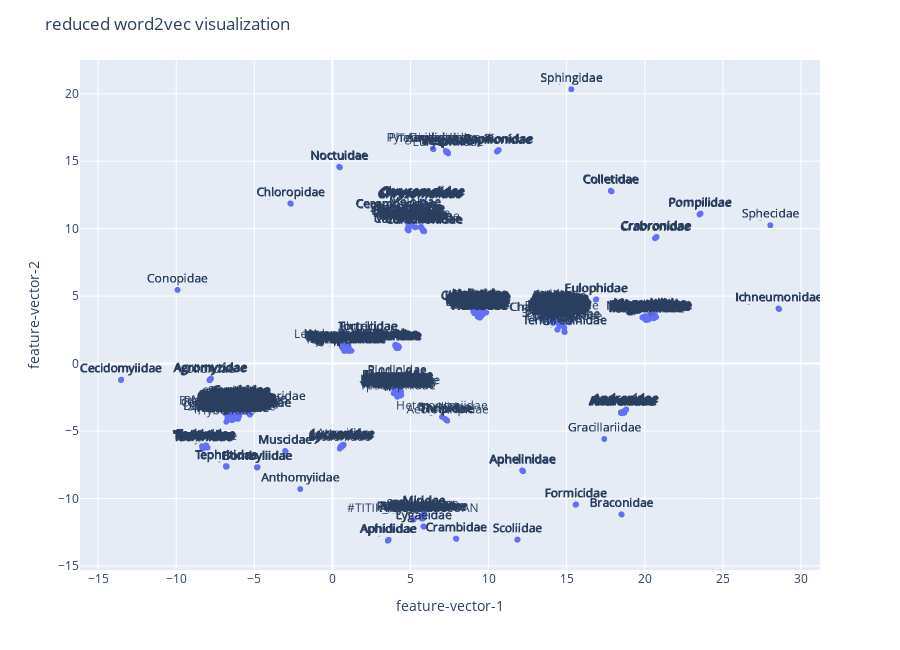

This figure's notebook cell:
### Code cell
# visualisasi

# Reduce the dimensions of entity embeddings to represent them in a 2D plane.
X= UMAP().fit_transform(embeddings)
df_umap=pd.DataFrame(X,columns=['feature-vector-1','feature-vector-2'])


text=[]
labels=[]
for x in transformer._entities:
    if(x!="http://pyRDF2Vec#SERANGGA_ACUAN"):
        text.append(gnx.nodes[x.split("#")[-1]]['famili'].split('_')[-1])
        labels.append(gnx.nodes[x.split("#")[-1]]['label'])
    else:
        text.append("#TITIK_VEKTOR_ACUAN")
        labels.append("#TITIK_VEKTOR_ACUAN")
df_umap['text']=text
df_umap['labels']=labels

# # gnx.nodes[x.split("#")[-1]]['label']
# df_umap['text']=list(map(lambda x: x.split("#")[-1],transformer._entities))
fig = px.scatter(df_umap, x='feature-vector-1',y='feature-vector-2',text='text',hover_name='labels')
fig.update_traces(textposition='top center')
fig.update_layout(
    height=650,
    title_text='reduced word2vec visualization'
)
fig.show()

### Figure 1 — Plotly figure (JSON) as saved in the notebook; plotly's stock layout.template omitted (floating-point values rounded to 4 significant figures; data arrays with more than 128 entries replaced by an {"elided": "..."} marker saying what was removed)
{"data": [{"hovertemplate": "<b>%{hovertext}</b><br><br>feature-vector-1=%{x}<br>feature-vector-2=%{y}<br>text=%{text}<extra></extra>", "hovertext": {"elided": "1107 str values"}, "legendgroup": "", "marker": {"color": "#636efa", "symbol": "circle"}, "mode": "markers+text", "name": "", "showlegend": false, "text": {"elided": "1107 str values"}, "textposition": "top center", "type": "scattergl", "x": {"elided": "1107 float values"}, "xaxis": "x", "y": {"elided": "1107 float values"}, "yaxis": "y"}], "layout": {"height": 650, "legend": {"tracegroupgap": 0}, "margin": {"t": 60}, "title": {"text": "reduced word2vec visualization"}, "xaxis": {"anchor": "y", "domain": [0, 1], "title": {"text": "feature-vector-1"}}, "yaxis": {"anchor": "x", "domain": [0, 1], "title": {"text": "feature-vector-2"}}}}
